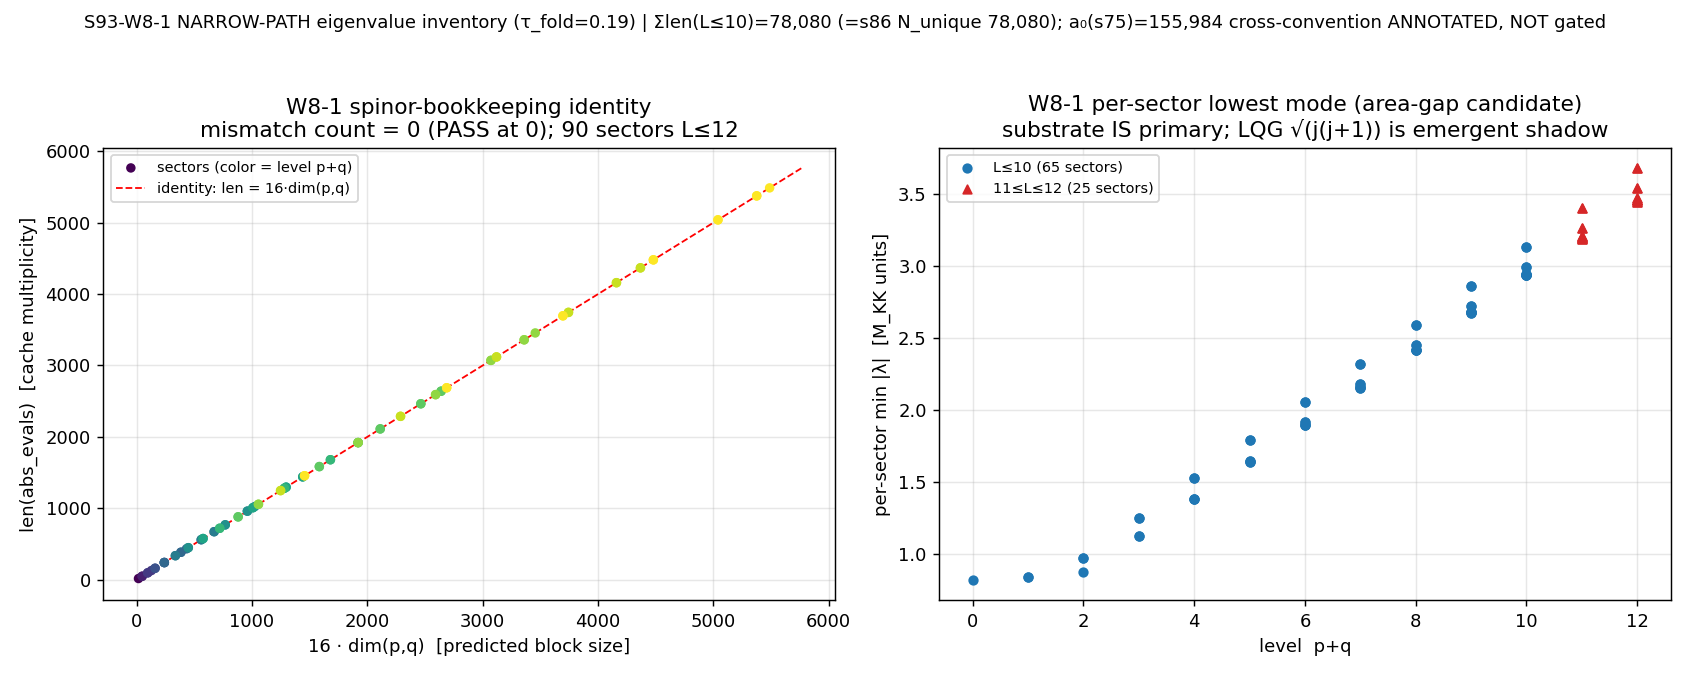

This figure's Python source:
#!/usr/bin/env python3
"""
S93 W8-1 — NARROW-PATH-EIGENVALUE-INVENTORY (LQG cluster, Wave 8)
================================================================

Gate: S93-W8-1-NARROW-PATH-EIGENVALUE-INVENTORY ([VERIFY])
Classification: GEOMETRIC

Pre-registered threshold (plan §W8-1):
  PASS iff
    (1) per-sector spinor-bookkeeping identity holds:
        len(abs_evals) == 16*dim(p,q) for ALL populated (p,q)  [mismatch count == 0]
    AND
    (2) total Sigma_sector len(abs_evals) reproduces EXACTLY on re-load  [diff == 0]
    AND
    (3) per-sector min|lambda| is tabulated at rel_tol 1e-9 against the cache's
        stored abs_evals.min().
  FAIL iff the bookkeeping identity fails on any sector OR re-load is non-reproducible.
  INFO iff the identity holds but a sector's stored 'level'/'dim' annotation disagrees
       with p+q / the Weyl dimension formula (usable-with-caveat).

LOAD-BEARING count-convention finding (plan §"Wave 8 Decision Point Prerequisites"):
  The LQG-spec phrase "all 155,984 D_K eigenvalues" cites the s75 f_conv "a_0 = 155,984"
  historical figure (baseline-findings-s66; N_DK_eigenvalues). The CURRENT S84 cache
  restricted to p+q<=10 yields Sigma len(abs_evals) = 78,080 (the s86 N_unique figure),
  NOT 155,984. The two are DISTINCT enumeration conventions; 156,160 = 78,080*2 != 155,984
  (diff 176), so it is not a clean 2x either. This gate therefore PRE-REGISTERS its PASS
  criterion as the cache's OWN internal-integrity cross-check (items 1-3 above), with
  "155,984" recorded as a documented cross-convention ANNOTATION (NOT a gate). A literal
  Sigma == 155984 equality would be a degenerate/false-FAIL count-convention mismatch
  (Class-8.3 publication-precision boundary), NOT a substrate-physics test.

Substrate framing (phononic-framing.md §"IS Space, Not IN Space"):
  The substrate IS the finite spectral triple (A_K, H_K, D_K(tau_fold=0.19)). The D_K
  sqrt(C_2(p,q)) spectrum is PRIMARY (intrinsic to Jensen-deformed SU(3)); the candidate
  LQG sqrt(j(j+1)) SU(2) area-spectrum eigenvalue is the EMERGENT shadow (built DOWNSTREAM
  via W8-2/W8-3). Each PW (p,q) sector is a family of internal-geometry modes weighted by
  the Weyl dimension dim(p,q); per-sector min|lambda| is that sector's lowest-energy mode
  (the substrate's "area-gap" candidate at the (p,q) level). GEOMETRIC: this gate tabulates
  the fabric's spectral content, not its excitations.

Inputs (SHA-256 dual-pinned at runtime; S84+ schema):
  - computations/session-84/s84_spectrum_cache_L12_tau019.npz (sector_evals dict)
  - computations/_shared/spectral_action.py (dim_su3_irrep / peter_weyl_degeneracy)
  - computations/_shared/canonical_constants.py (feeds audit_sha256; tau_fold label)
  - script bytes (feeds BOTH audit_sha256 and content_sha256)

Output 4-tuple:
  (value=<mismatch_count|PASS-string>,
   scheme=narrow-path-eigenvalue-inventory-PW-sector-tabulation,
   convention=NARROW-PATH-eigenvalue-inventory-spinor-bookkeeping-16xdim-pq-L10-and-L12-dual-scope-155984-cross-convention-ANNOTATED-NOT-GATED,
   L_max=12)

NAME-RESOLUTION NOTE: the plan prose references spectral_action.weyl_dim_su3(p,q); the
  CANONICAL function in spectral_action.py is dim_su3_irrep(p,q) (= peter_weyl_degeneracy).
  Per gate-verdicts.md (plan-text naming a non-existent entity => documentation bug), this
  script uses the canonical dim_su3_irrep; the Weyl dim formula (p+1)(q+1)(p+q+2)/2 is the
  same object the plan's substitution chain Step 1 cites (spectral_action.py:96).
"""

from __future__ import annotations

# ---------------------------------------------------------------------------
# Section 2 — Standard imports (path setup precedes canonical import)
# ---------------------------------------------------------------------------
import hashlib
import json
import sys
import time
from pathlib import Path

import numpy as np
import matplotlib

matplotlib.use("Agg")
import matplotlib.pyplot as plt

# ---------------------------------------------------------------------------
# Section 3 — Paths (must precede canonical_constants import)
# ---------------------------------------------------------------------------
SESSION_DIR = Path(__file__).resolve().parent
COMPUTATIONS_DIR = SESSION_DIR.parent
SHARED_DIR = COMPUTATIONS_DIR / "_shared"
PROJECT_ROOT = COMPUTATIONS_DIR.parent

# _shared holds canonical_constants.py AND spectral_action.py; put it on the
# path BEFORE importing either (matches S93 W7-3 precedent lines 66-74).
sys.path.insert(0, str(SHARED_DIR))

# ---------------------------------------------------------------------------
# Section 1 — Canonical constants (MANDATORY import)
# ---------------------------------------------------------------------------
from canonical_constants import *  # noqa: F401,F403,E402
from canonical_constants import tau_fold  # noqa: E402  explicit tau-slice label
from spectral_action import dim_su3_irrep, peter_weyl_degeneracy  # noqa: E402

SESSION = "S93"                                                       # (local)
GATE_ID = "S93-W8-1-NARROW-PATH-EIGENVALUE-INVENTORY"                 # (local)
SCHEME = "narrow-path-eigenvalue-inventory-PW-sector-tabulation"     # (local)
CONVENTION = (
    "NARROW-PATH-eigenvalue-inventory-spinor-bookkeeping-16xdim-pq-"
    "L10-and-L12-dual-scope-155984-cross-convention-ANNOTATED-NOT-GATED"
)                                                                     # (local)
L_MAX = 12                                                            # (local) cache native ceiling
L_MAX_HISTORICAL = 10                                                 # (local) narrow-path comparison scope

# NCG-fixed internal spinor algebra dimension (16 = N_chiral_components,
# fixed by NCG; s88-w4-w1b1-composite-reading.md). The cache stores the |lambda|
# of V_(p,q) (x) S per sector, dim = dim(p,q)*16.
N_SPINOR = 16                                                         # (local) NCG-fixed

# Pre-registered tolerances / thresholds (plan §W8-1 strict_PASS_boundary)
MISMATCH_PASS = 0                                                     # (local) exact integer
MINLAMBDA_RELTOL = 1e-9                                               # (local)

# Documented cross-convention figures (ANNOTATIONS, NOT gates)
A0_S75_HISTORICAL = 155984                                           # (local) s75 f_conv a_0; baseline-findings-s66
N_UNIQUE_S86 = 78080                                                # (local) s86 N_unique (L_max=10 len-total)

# Output destinations (per-session, canonical path)
OUT_NPZ = SESSION_DIR / "s93_w8_1_narrow_path_eigenvalue_inventory.npz"
OUT_PNG = SESSION_DIR / "s93_w8_1_narrow_path_eigenvalue_inventory.png"
VERDICT_TXT = SESSION_DIR / "s93_gate_verdicts.txt"

CACHE_PATH = COMPUTATIONS_DIR / "session-84" / "s84_spectrum_cache_L12_tau019.npz"

INPUT_FILES = [
    SHARED_DIR / "canonical_constants.py",
    CACHE_PATH,
    SHARED_DIR / "spectral_action.py",
]


# ---------------------------------------------------------------------------
# Section 4 — SHA-256 input-pin block (S84+ dual-SHA schema; W9a-99)
# ---------------------------------------------------------------------------

def sha256_of(path: Path) -> str:
    h = hashlib.sha256()  # (local)
    try:
        h.update(path.read_bytes())
    except OSError:
        return ""
    return h.hexdigest()


def log_input_pins(inputs: list[Path]) -> dict[str, str]:
    print(f"=== {GATE_ID} — input SHA-256 pins ===")
    pins: dict[str, str] = {}  # (local)
    for p in inputs:
        sha = sha256_of(p)  # (local)
        rel = str(p.relative_to(PROJECT_ROOT)).replace("\\", "/")  # (local)
        print(f"  {rel}: {sha[:16]}...")
        pins[rel] = sha
    return pins


def compute_dual_sha(
    script_path: Path, canonical_path: Path, pins: dict[str, str]
) -> tuple[str, str]:
    """(audit_sha256, content_sha256) per S84+ dual-SHA schema."""
    try:
        script_bytes = script_path.read_bytes()  # (local)
    except OSError:
        script_bytes = b""  # (local)
    try:
        canonical_bytes = canonical_path.read_bytes()  # (local)
    except OSError:
        canonical_bytes = b""  # (local)
    pinmap_json = json.dumps(
        dict(sorted(pins.items())), separators=(",", ":"), sort_keys=True
    ).encode("utf-8")  # (local)

    h_audit = hashlib.sha256()
    h_audit.update(script_bytes)
    h_audit.update(canonical_bytes)
    h_audit.update(pinmap_json)
    audit = h_audit.hexdigest()  # (local)

    h_content = hashlib.sha256()
    h_content.update(script_bytes)
    content = h_content.hexdigest()  # (local)
    return audit, content


# ---------------------------------------------------------------------------
# Section 5 — Compute
# ---------------------------------------------------------------------------

def load_sector_evals(path: Path) -> dict:
    """Load the sector_evals dict from the npz cache (object-array scalar)."""
    c = np.load(path, allow_pickle=True)  # (local)
    return c["sector_evals"].item()


def build_inventory(se: dict) -> dict:
    """Tabulate per-sector inventory + run the three PASS checks.

    Returns a dict with the full inventory arrays and the gate-relevant scalars.
    """
    sectors = sorted(se.keys(), key=lambda pq: (pq[0] + pq[1], pq[0]))  # (local)

    p_arr, q_arr, level_arr, dim_arr = [], [], [], []  # (local)
    mult_arr, minlam_arr = [], []  # (local)
    bookkeep_ok_arr = []  # (local)
    level_mismatch = 0  # (local) INFO trigger
    dim_mismatch = 0    # (local) INFO trigger
    mismatch_count = 0  # (local) PASS gate (item 1)

    for (p, q) in sectors:
        rec = se[(p, q)]  # (local)
        dim_stored = int(rec["dim"])          # (local)
        level_stored = int(rec["level"])      # (local)
        abs_evals = np.asarray(rec["abs_evals"], dtype=np.float64)  # (local)
        n_ev = int(len(abs_evals))            # (local)
        dim_formula = int(dim_su3_irrep(p, q))  # (local) canonical Weyl dim
        # peter_weyl_degeneracy(p,q) == dim_su3_irrep(p,q) — sanity self-check
        assert int(peter_weyl_degeneracy(p, q)) == dim_formula

        ok = (n_ev == N_SPINOR * dim_formula)  # (local) spinor-bookkeeping identity
        if not ok:
            mismatch_count += 1
        if dim_stored != dim_formula:
            dim_mismatch += 1
        if level_stored != (p + q):
            level_mismatch += 1

        p_arr.append(p)
        q_arr.append(q)
        level_arr.append(level_stored)
        dim_arr.append(dim_formula)
        mult_arr.append(n_ev)
        minlam_arr.append(float(abs_evals.min()))
        bookkeep_ok_arr.append(bool(ok))

    p_arr = np.array(p_arr, dtype=np.int64)            # (local)
    q_arr = np.array(q_arr, dtype=np.int64)            # (local)
    level_arr = np.array(level_arr, dtype=np.int64)    # (local)
    dim_arr = np.array(dim_arr, dtype=np.int64)        # (local)
    mult_arr = np.array(mult_arr, dtype=np.int64)      # (local)
    minlam_arr = np.array(minlam_arr, dtype=np.float64)  # (local)
    bookkeep_ok_arr = np.array(bookkeep_ok_arr, dtype=bool)  # (local)

    mask_L10 = level_arr <= L_MAX_HISTORICAL  # (local)

    # Totals — dim^1 convention (cache len(abs_evals) sum = N_unique)
    total_len_L12 = int(mult_arr.sum())                    # (local)
    total_len_L10 = int(mult_arr[mask_L10].sum())          # (local)
    n_sec_L12 = int(len(sectors))                          # (local)
    n_sec_L10 = int(mask_L10.sum())                        # (local)
    # excluding (0,0)
    mult_00 = int(mult_arr[(p_arr == 0) & (q_arr == 0)][0])  # (local)
    total_len_L10_no00 = total_len_L10 - mult_00            # (local)
    total_len_L12_no00 = total_len_L12 - mult_00            # (local)

    # dim^2 convention (s75-style a_0 = 16 * sum dim^2) — recorded for annotation
    a0_dim2_L10 = int(N_SPINOR * int((dim_arr[mask_L10] ** 2).sum()))  # (local)
    a0_dim2_L12 = int(N_SPINOR * int((dim_arr ** 2).sum()))            # (local)

    return {
        "sectors": sectors,
        "p_arr": p_arr,
        "q_arr": q_arr,
        "level_arr": level_arr,
        "dim_arr": dim_arr,
        "mult_arr": mult_arr,
        "minlam_arr": minlam_arr,
        "bookkeep_ok_arr": bookkeep_ok_arr,
        "mask_L10": mask_L10,
        "mismatch_count": mismatch_count,
        "dim_mismatch": dim_mismatch,
        "level_mismatch": level_mismatch,
        "total_len_L12": total_len_L12,
        "total_len_L10": total_len_L10,
        "total_len_L10_no00": total_len_L10_no00,
        "total_len_L12_no00": total_len_L12_no00,
        "n_sec_L12": n_sec_L12,
        "n_sec_L10": n_sec_L10,
        "a0_dim2_L10": a0_dim2_L10,
        "a0_dim2_L12": a0_dim2_L12,
    }


def compute() -> dict:
    # First-pass load + inventory
    se1 = load_sector_evals(CACHE_PATH)  # (local)
    inv = build_inventory(se1)           # (local)

    # Item-2: re-load reproduction (independent second load, bit-for-bit total)
    se2 = load_sector_evals(CACHE_PATH)  # (local)
    total_reloaded = int(
        sum(len(np.asarray(se2[k]["abs_evals"])) for k in se2)
    )  # (local)
    reload_diff = abs(total_reloaded - inv["total_len_L12"])  # (local)
    reload_exact = (reload_diff == 0)  # (local)

    # Item-3: per-sector min|lambda| reproduction at rel_tol (re-min from se2)
    minlam_reload = np.array(
        [float(np.asarray(se2[(int(p), int(q))]["abs_evals"]).min())
         for p, q in zip(inv["p_arr"], inv["q_arr"])],
        dtype=np.float64,
    )  # (local)
    rel_err = np.abs(minlam_reload - inv["minlam_arr"]) / np.maximum(
        np.abs(inv["minlam_arr"]), 1e-300
    )  # (local)
    max_minlam_relerr = float(rel_err.max())  # (local)
    minlam_reproduced = bool(max_minlam_relerr <= MINLAMBDA_RELTOL)  # (local)

    inv["total_reloaded"] = total_reloaded
    inv["reload_diff"] = reload_diff
    inv["reload_exact"] = reload_exact
    inv["max_minlam_relerr"] = max_minlam_relerr
    inv["minlam_reproduced"] = minlam_reproduced

    # The reported "value" is the spinor-bookkeeping mismatch count (PASS at 0).
    inv["value"] = inv["mismatch_count"]
    return inv


# ---------------------------------------------------------------------------
# Section 6 — Gate verdict + 4-tuple
# ---------------------------------------------------------------------------

def evaluate_gate(inv: dict) -> str:
    """PASS iff (mismatch==0) AND (reload exact) AND (min|lambda| reproduced).
    INFO iff bookkeeping holds + reload exact + min reproduced BUT a stored
    level/dim annotation disagrees. FAIL otherwise.
    """
    core_pass = (
        inv["mismatch_count"] == MISMATCH_PASS
        and inv["reload_exact"]
        and inv["minlam_reproduced"]
    )  # (local)
    if not core_pass:
        return "FAIL"
    if inv["dim_mismatch"] > 0 or inv["level_mismatch"] > 0:
        return "INFO"
    return "PASS"


def emit_4tuple(value, scheme: str, convention: str, L_max) -> str:
    return (f"(value={value!r}, scheme={scheme}, "
            f"convention={convention}, L_max={L_max})")


def append_verdict(verdict: str, value, audit_sha: str, content_sha: str) -> None:
    """Atomic append: canonical line + dual-SHA companion comment row (W9a-99).
    [VERIFY] trigger => NO schema-v2 3-tuple row (plan: schema_v2_3tuple_required false).
    """
    line = (
        f"{GATE_ID}: {verdict} -- value={value!r} scheme={SCHEME} "
        f"convention={CONVENTION} L_max={L_MAX} "
        f"audit_sha256={audit_sha} content_sha256={content_sha} "
        f"schema_version=S84+\n"
    )  # (local)
    companion = (
        f"# audit_sha256_short={audit_sha[:16]} "
        f"content_sha256_short={content_sha[:16]} "
        f"# {GATE_ID} dual-SHA companion row (W9a-99 split)\n"
    )  # (local)
    with VERDICT_TXT.open("a", encoding="utf-8") as fp:
        fp.write(line)
        fp.write(companion)


# ---------------------------------------------------------------------------
# Section 7 — Plot
# ---------------------------------------------------------------------------

def make_plot(inv: dict) -> None:
    fig, axes = plt.subplots(1, 2, figsize=(13, 5.2))  # (local)

    # Panel A: per-sector multiplicity len(abs_evals) vs 16*dim(p,q) (identity line)
    ax = axes[0]  # (local)
    pred = N_SPINOR * inv["dim_arr"]  # (local)
    ax.scatter(pred, inv["mult_arr"], s=18, c=inv["level_arr"], cmap="viridis",
               zorder=3, label="sectors (color = level p+q)")
    lim = [0, float(pred.max()) * 1.05]  # (local)
    ax.plot(lim, lim, "r--", lw=1.0, zorder=2,
            label="identity: len = 16·dim(p,q)")
    ax.set_xlabel("16 · dim(p,q)  [predicted block size]")
    ax.set_ylabel("len(abs_evals)  [cache multiplicity]")
    ax.set_title(f"W8-1 spinor-bookkeeping identity\n"
                 f"mismatch count = {inv['mismatch_count']} (PASS at 0); "
                 f"{inv['n_sec_L12']} sectors L≤12")
    ax.legend(fontsize=8, loc="upper left")
    ax.grid(alpha=0.3)

    # Panel B: per-sector min|lambda| vs level (the substrate area-gap candidate)
    ax = axes[1]  # (local)
    mask10 = inv["mask_L10"]  # (local)
    ax.scatter(inv["level_arr"][mask10], inv["minlam_arr"][mask10], s=22,
               c="C0", zorder=3, label=f"L≤10 ({inv['n_sec_L10']} sectors)")
    ax.scatter(inv["level_arr"][~mask10], inv["minlam_arr"][~mask10], s=22,
               c="C3", marker="^", zorder=3,
               label=f"11≤L≤12 ({inv['n_sec_L12']-inv['n_sec_L10']} sectors)")
    ax.set_xlabel("level  p+q")
    ax.set_ylabel("per-sector min |λ|  [M_KK units]")
    ax.set_title("W8-1 per-sector lowest mode (area-gap candidate)\n"
                 "substrate IS primary; LQG √(j(j+1)) is emergent shadow")
    ax.legend(fontsize=8, loc="upper left")
    ax.grid(alpha=0.3)

    fig.suptitle(
        f"S93-W8-1 NARROW-PATH eigenvalue inventory (τ_fold={tau_fold}) | "
        f"Σlen(L≤10)={inv['total_len_L10']:,} (=s86 N_unique 78,080); "
        f"a₀(s75)=155,984 cross-convention ANNOTATED, NOT gated",
        fontsize=10,
    )
    fig.tight_layout(rect=[0, 0, 1, 0.95])
    fig.savefig(OUT_PNG, dpi=130)
    plt.close(fig)


# ---------------------------------------------------------------------------
# Section 8 — Main
# ---------------------------------------------------------------------------

def main() -> int:
    t0 = time.time()  # (local)

    pins = log_input_pins(INPUT_FILES)  # (local)
    script_path = Path(__file__).resolve()  # (local)
    canonical_path = SHARED_DIR / "canonical_constants.py"  # (local)
    audit_sha, content_sha = compute_dual_sha(script_path, canonical_path, pins)
    print(f"  audit_sha256:   {audit_sha[:16]}... (script+canonical+pinmap)")
    print(f"  content_sha256: {content_sha[:16]}... (script only)")
    print()

    inv = compute()  # (local)
    verdict = evaluate_gate(inv)  # (local)

    # --- Report (NUMBERS first) ---
    print("=== W8-1 inventory (PASS checks) ===")
    print(f"  spinor-bookkeeping mismatch count : {inv['mismatch_count']} "
          f"(PASS at {MISMATCH_PASS})")
    print(f"  dim-annotation mismatch count     : {inv['dim_mismatch']}")
    print(f"  level-annotation mismatch count   : {inv['level_mismatch']}")
    print(f"  re-load total (pass1/pass2)       : {inv['total_len_L12']} / "
          f"{inv['total_reloaded']} | diff={inv['reload_diff']} | "
          f"exact={inv['reload_exact']}")
    print(f"  max per-sector min|λ| rel-err     : {inv['max_minlam_relerr']:.2e} "
          f"(reltol {MINLAMBDA_RELTOL:.0e}; reproduced={inv['minlam_reproduced']})")
    print()
    print("=== dim^1 convention (cache len(abs_evals) = N_unique) ===")
    print(f"  L_max=12: Σ len = {inv['total_len_L12']:,}  | {inv['n_sec_L12']} sectors "
          f"| excl(0,0) = {inv['total_len_L12_no00']:,}")
    print(f"  L_max=10: Σ len = {inv['total_len_L10']:,}  | {inv['n_sec_L10']} sectors "
          f"| excl(0,0) = {inv['total_len_L10_no00']:,}")
    print(f"  L_max=10 total vs s86 N_unique 78,080 : "
          f"match={inv['total_len_L10'] == N_UNIQUE_S86}")
    print()
    print("=== cross-convention annotation (NOT gated) ===")
    print(f"  s75 f_conv a_0 (baseline-findings-s66) = {A0_S75_HISTORICAL:,}")
    print(f"  16·Σdim²(L≤10) [dim^2 convention]      = {inv['a0_dim2_L10']:,}")
    print(f"  16·Σdim²(L≤12) [dim^2 convention]      = {inv['a0_dim2_L12']:,}")
    print(f"  155,984 == Σlen(L10)=78,080 ?          {A0_S75_HISTORICAL == inv['total_len_L10']}")
    print(f"  155,984 == 2·78,080=156,160 ?          "
          f"{A0_S75_HISTORICAL == 2 * inv['total_len_L10']} "
          f"(diff {2 * inv['total_len_L10'] - A0_S75_HISTORICAL})")
    print(f"  155,984 == 16·Σdim²(L10) ?             {A0_S75_HISTORICAL == inv['a0_dim2_L10']}")
    print("  => 155,984 is a DISTINCT historical enumeration convention; ANNOTATED, NOT gated.")
    print()

    # --- Persist npz ---
    np.savez(
        OUT_NPZ,
        p=inv["p_arr"],
        q=inv["q_arr"],
        level=inv["level_arr"],
        dim_pq=inv["dim_arr"],
        multiplicity=inv["mult_arr"],
        min_abs_lambda=inv["minlam_arr"],
        bookkeep_ok=inv["bookkeep_ok_arr"],
        mask_L10=inv["mask_L10"],
        mismatch_count=np.int64(inv["mismatch_count"]),
        dim_mismatch=np.int64(inv["dim_mismatch"]),
        level_mismatch=np.int64(inv["level_mismatch"]),
        total_len_L12=np.int64(inv["total_len_L12"]),
        total_len_L10=np.int64(inv["total_len_L10"]),
        total_len_L10_no00=np.int64(inv["total_len_L10_no00"]),
        total_len_L12_no00=np.int64(inv["total_len_L12_no00"]),
        total_reloaded=np.int64(inv["total_reloaded"]),
        reload_diff=np.int64(inv["reload_diff"]),
        reload_exact=np.bool_(inv["reload_exact"]),
        max_minlam_relerr=np.float64(inv["max_minlam_relerr"]),
        minlam_reproduced=np.bool_(inv["minlam_reproduced"]),
        n_sec_L12=np.int64(inv["n_sec_L12"]),
        n_sec_L10=np.int64(inv["n_sec_L10"]),
        a0_dim2_L10=np.int64(inv["a0_dim2_L10"]),
        a0_dim2_L12=np.int64(inv["a0_dim2_L12"]),
        N_SPINOR=np.int64(N_SPINOR),
        a0_s75_historical=np.int64(A0_S75_HISTORICAL),
        n_unique_s86=np.int64(N_UNIQUE_S86),
        tau_fold=np.float64(tau_fold),
        verdict=np.str_(verdict),
    )
    make_plot(inv)

    tag = emit_4tuple(inv["value"], SCHEME, CONVENTION, L_MAX)  # (local)
    print(tag)
    append_verdict(verdict, inv["value"], audit_sha, content_sha)

    wall = time.time() - t0  # (local)
    print(f"\n=== {GATE_ID}: {verdict} (wall {wall:.1f}s) ===")
    # Verdict is DATA, not exit code (math-scripts.md §Exit Codes): exit 0 on a
    # valid scientific verdict regardless of PASS/FAIL/INFO.
    return 0


if __name__ == "__main__":
    sys.exit(main())
